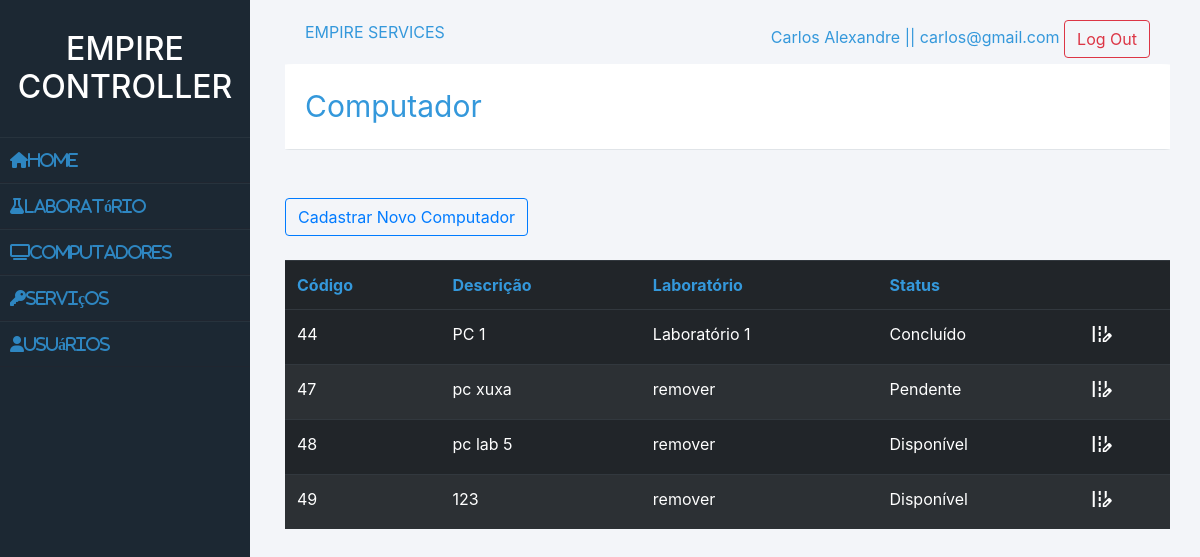
The page /computador/listarComputador.php (signed in) on the database its author committed.
### tables this page shows
CREATE TABLE `computador` (
  `id` int(10) NOT NULL,
  `descricaoCom` varchar(50) DEFAULT NULL,
  `idLaboratorio` int(5) DEFAULT NULL,
  `idStatus` int(10) DEFAULT NULL
);

CREATE TABLE `laboratorio` (
  `id` int(10) NOT NULL,
  `descricaoLab` varchar(50) NOT NULL
);

CREATE TABLE `status` (
  `id` int(10) NOT NULL,
  `descricaoStatus` varchar(30) NOT NULL
);

### computador/listarComputador.php (the view, shortened to what this page needs)
<?php
    $pdo = Conexao::conectar();
    $sql = "SELECT c.id,c.descricaoCom,l.descricaoLab,s.descricaoStatus FROM computador c INNER JOIN laboratorio l INNER JOIN status s WHERE c.idLaboratorio=l.id and c.idStatus = s.id";
    $listarComputadores = $pdo->query($sql);
?>
<?php
        require "../header.php";
        require "../sideBar/sidebar.php";
    ?>
            <div class="titulo">Computador</div>
            <div class="info">
            <br>
            <br>
    <button type="button" onclick="JavaScript:location.href='../computador/frmCadastrarComputador.php'" class="btn btn-outline-primary">Cadastrar Novo Computador</button>
            <br>
            <br>
    <table class = "table table-striped table-dark">
        <tr class="thead-dark">
            <th>Código</th>
            <th>Descrição</th>
            <th>Laboratório</th>
            <th>Status</th>
            <th></th>
        </tr>
        <?php foreach($listarComputadores as $computadores){ ?>
            <tr>
                <td><?php echo $computadores['id']; ?></td>
                <td><?php echo $computadores['descricaoCom']; ?></td>
                <td><?php echo $computadores['descricaoLab']; ?></td>
                <td><?php echo $computadores['descricaoStatus']; ?></td>
                <td> <div>
                    <a href="#" onclick="JavaScript:location.href='frmEditarComputador.php?id=<?php echo $computadores['id'];?>'"><i class="material-icons">edit_road</i></a>
                    </div>
                </td>
            </tr>
        <?php }?>
    </table>
<?php require "../footer.php";?>

### estilos.css (style rules this page uses)
* { margin: 0; padding: 0; box-sizing: border-box; list-style: none; text-decoration: none; }
body { background: #f3f5f9; }
.warapper .main_content .titulo { padding: 20px; border-radius: 1%; background: #fff; color: #3498DB; border-bottom: 1px solid #e0e4e8; font-size: 30px; }
.warapper .main_content .info table tbody tr th { color: #3498DB; }
.warapper .main_content .info table tbody tr td div a { color: #fff; }

### rows shown on the page
computador: id "44", descricaoCom "PC 1", idLaboratorio.descricaoLab "Laboratório 1", idStatus.descricaoStatus "Concluído"
computador: id "47", descricaoCom "pc xuxa", idLaboratorio.descricaoLab "remover", idStatus.descricaoStatus "Pendente"
computador: id "48", descricaoCom "pc lab 5", idLaboratorio.descricaoLab "remover", idStatus.descricaoStatus "Disponível"
computador: id "49", descricaoCom "123", idLaboratorio.descricaoLab "remover", idStatus.descricaoStatus "Disponível"

### other values the page prints
$_SESSION['nome'] "Carlos Alexandre"
$_SESSION['email'] "carlos@gmail.com"
